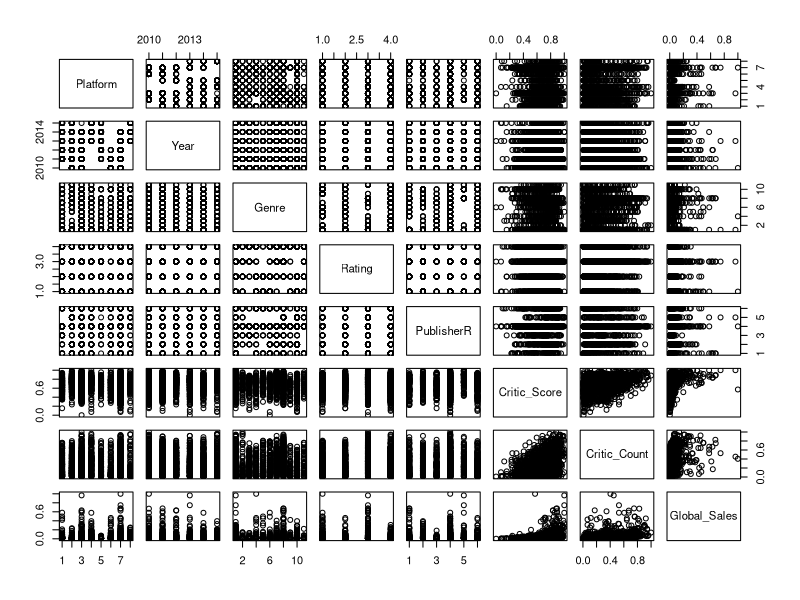
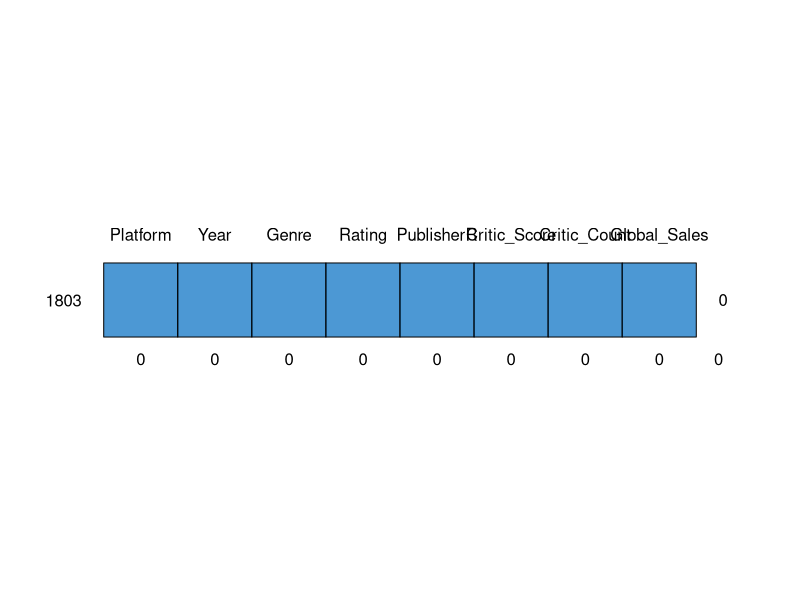

These figures' R source, in order:

# Libraries
library(glmnet)
library(mice)
library(caret)
library(tidyverse)
library(rpart)
library(randomForest)

#####################################################

# import data
data <- read.csv("FinalDataset.csv", sep=";")

######################################################

#preprocessing data
minMaxNorm <- function(x){
  
  return ((x-min(x)) / (max(x) - min(x)))
}

data$X=NULL

data$Global_Sales <- gsub(",", ".", data$Global_Sales)
data$Global_Sales <- as.double(data$Global_Sales)
data$Platform <- as.factor(data$Platform)
data$Genre <- as.factor(data$Genre)
data$Rating <- as.factor(data$Rating)
data$PublisherR <- as.factor(data$PublisherR)

data$Critic_Score <- minMaxNorm(data$Critic_Score)
data$Critic_Count <- minMaxNorm(data$Critic_Count)
data$Global_Sales <- minMaxNorm(data$Global_Sales)

data <- sapply(data, unclass)

#data info
cor(data)
pairs(na.omit(data))
md.pattern(data)

# train data and test data
train <- as.data.frame(data[1:1000,])
test <- as.data.frame(data[1001:nrow(data),])

names(train)
names(test)

#########################################################

#Regression Model
modelRegression <- lm(Global_Sales ~ ., data = train)
# coefficients, adjusted R square and F statistic of Regression the model
summary(modelRegression)

#########################################################

#Regression Prediction and RMSE
predictionsReg <- predict(modelRegression, test)
Reg_RMSE <- RMSE(predictionsReg, test$Global_Sales)
Reg_RMSE
#########################################################

# preprocessing data before Ridge and Lasso
num_cols <- c("Critic_Count","Critic_Score","Global_Sales")
pre_scaled <- preProcess(data[,num_cols], method = c("center","scale"))
dataScaled <- predict(pre_scaled, data)
dataScaled <- as.data.frame(dataScaled)

model.matrix(Global_Sales ~ ., data = dataScaled)

trainRidgeLasso <- as.data.frame(dataScaled[1:1000,])
testRidgeLasso <- as.data.frame(dataScaled[1001:nrow(dataScaled),])

trainRidgeLasso_x <- as.data.frame(trainRidgeLasso[,1:ncol(trainRidgeLasso)-1])
trainRidgeLasso_y <- trainRidgeLasso$Global_Sales
trainRidgeLasso_y <- (trainRidgeLasso_y)

trainRidgeLasso_x <- as.matrix(trainRidgeLasso_x)
trainRidgeLasso_y <- as.matrix(trainRidgeLasso_y)

testRidgeLasso_x <- as.data.frame(testRidgeLasso[,1:ncol(testRidgeLasso)-1])
testRidgeLasso_y <- testRidgeLasso$Global_Sales
testRidgeLasso_y <- (testRidgeLasso_y)

testRidgeLasso_x <- as.matrix(testRidgeLasso_x)
testRidgeLasso_y <- as.matrix(testRidgeLasso_y)

#########################################################

#Determine the lambda parameter using cross-validation
lambdas = 10^seq(3,-2,by=-.01)
modelRidgeCV <- cv.glmnet(trainRidgeLasso_x,trainRidgeLasso_y, alpha = 0, lambda = lambdas, nfolds = 10)
modelRidgeCV$lambda.min

#Ridge Model
modelRidge <- glmnet(trainRidgeLasso_x,trainRidgeLasso_y, alpha = 0, lambda = modelRidgeCV$lambda.min)
summary(modelRidge)

#########################################################

#Determine the lambda parameter using cross-validation
modelLassoCV <- cv.glmnet(trainRidgeLasso_x,trainRidgeLasso_y, alpha = 1, lambda = lambdas, nfolds = 3)
modelLassoCV$lambda.min

#Lasso Model
modelLasso <- glmnet(trainRidgeLasso_x,trainRidgeLasso_y, alpha = 1, lambda = modelLassoCV$lambda.min)
summary(modelLasso)

#########################################################

# Ridge and Lasso Prediction and RMSE
predictionRidge <- predict(modelRidge, testRidgeLasso_x)
predictionLasso <- predict(modelLasso, testRidgeLasso_x)

Ridge_RMSE <- RMSE(predictionRidge, testRidgeLasso_y)
Lasso_RMSE <- RMSE(predictionLasso, testRidgeLasso_y)

Ridge_RMSE
Lasso_RMSE

#########################################################

#Regression Tree Model
modelRegTree <- rpart(Global_Sales ~ ., data=train)

#########################################################

#Regression Tree Prediction and RMSE
predictionRegTree <- predict(modelRegTree, test)
RT_RMSE <- RMSE(predictionRegTree, test$Global_Sales)
RT_RMSE

#########################################################

#Random Forest Model
modelRF <- randomForest(Global_Sales ~ ., data=train, ntree=500)

#########################################################

# Random Forest Prediction and RMSE
predictionRF <- predict(modelRF, test)
RF_RMSE <- RMSE(predictionRF, test$Global_Sales)
RF_RMSE

#########################################################

# All RMSE
Reg_RMSE   #Lineer Regresyon
Ridge_RMSE #Ridge Regresyon
Lasso_RMSE #Lasso Regresyon
RT_RMSE    #Regresyon Tree
RF_RMSE    #Random Forest

# coefficients, adjusted R square and F statistic of Regression the model
summary(modelRegression)



